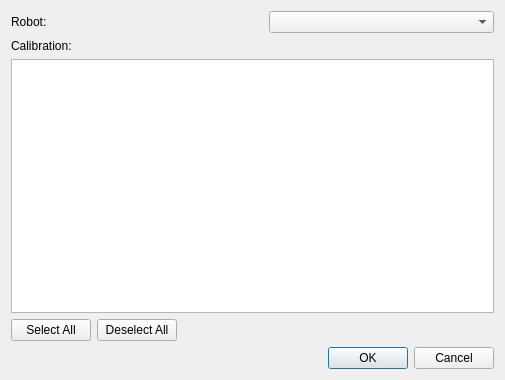
<?xml version="1.0" encoding="UTF-8"?>
<ui version="4.0">
 <class>multisensor_calibration::InstallWorkspaceDialog</class>
 <widget class="QDialog" name="multisensor_calibration::InstallWorkspaceDialog">
  <property name="geometry">
   <rect>
    <x>0</x>
    <y>0</y>
    <width>505</width>
    <height>380</height>
   </rect>
  </property>
  <property name="sizePolicy">
   <sizepolicy hsizetype="MinimumExpanding" vsizetype="MinimumExpanding">
    <horstretch>0</horstretch>
    <verstretch>0</verstretch>
   </sizepolicy>
  </property>
  <property name="minimumSize">
   <size>
    <width>500</width>
    <height>380</height>
   </size>
  </property>
  <property name="windowTitle">
   <string>Install Workspace Templates</string>
  </property>
  <layout class="QVBoxLayout" name="verticalLayout">
   <item>
    <widget class="QWidget" name="robotWidget" native="true">
     <layout class="QHBoxLayout" name="horizontalLayout">
      <property name="spacing">
       <number>32</number>
      </property>
      <property name="leftMargin">
       <number>0</number>
      </property>
      <property name="topMargin">
       <number>0</number>
      </property>
      <property name="rightMargin">
       <number>0</number>
      </property>
      <property name="bottomMargin">
       <number>0</number>
      </property>
      <item>
       <widget class="QLabel" name="robotLabel">
        <property name="text">
         <string>Robot:</string>
        </property>
       </widget>
      </item>
      <item>
       <widget class="QComboBox" name="robotComboBox">
        <property name="toolTip">
         <string>Select the robot for which template workspaces should be installed.</string>
        </property>
       </widget>
      </item>
     </layout>
    </widget>
   </item>
   <item>
    <widget class="QLabel" name="calibrationLabel">
     <property name="text">
      <string>Calibration:</string>
     </property>
    </widget>
   </item>
   <item>
    <widget class="QListWidget" name="calibrationListWidget">
     <property name="toolTip">
      <string>Select which workspaces of the robot should be installed.</string>
     </property>
    </widget>
   </item>
   <item>
    <widget class="QWidget" name="selectWidget" native="true">
     <layout class="QHBoxLayout" name="horizontalLayout_2">
      <property name="leftMargin">
       <number>0</number>
      </property>
      <property name="topMargin">
       <number>0</number>
      </property>
      <property name="rightMargin">
       <number>0</number>
      </property>
      <property name="bottomMargin">
       <number>0</number>
      </property>
      <item>
       <widget class="QPushButton" name="selectAllPushButton">
        <property name="toolTip">
         <string>Select all workspaces for installation.</string>
        </property>
        <property name="text">
         <string>Select All</string>
        </property>
       </widget>
      </item>
      <item>
       <widget class="QPushButton" name="deselectAllPushButton">
        <property name="toolTip">
         <string>Deselect all workspaces.</string>
        </property>
        <property name="text">
         <string>Deselect All</string>
        </property>
       </widget>
      </item>
      <item>
       <spacer name="horizontalSpacer">
        <property name="orientation">
         <enum>Qt::Horizontal</enum>
        </property>
        <property name="sizeHint" stdset="0">
         <size>
          <width>40</width>
          <height>20</height>
         </size>
        </property>
       </spacer>
      </item>
     </layout>
    </widget>
   </item>
   <item>
    <widget class="QDialogButtonBox" name="buttonBox">
     <property name="toolTip">
      <string/>
     </property>
     <property name="orientation">
      <enum>Qt::Horizontal</enum>
     </property>
     <property name="standardButtons">
      <set>QDialogButtonBox::Cancel|QDialogButtonBox::Ok</set>
     </property>
    </widget>
   </item>
  </layout>
 </widget>
 <resources/>
 <connections>
  <connection>
   <sender>buttonBox</sender>
   <signal>accepted()</signal>
   <receiver>multisensor_calibration::InstallWorkspaceDialog</receiver>
   <slot>accept()</slot>
   <hints>
    <hint type="sourcelabel">
     <x>248</x>
     <y>254</y>
    </hint>
    <hint type="destinationlabel">
     <x>157</x>
     <y>274</y>
    </hint>
   </hints>
  </connection>
  <connection>
   <sender>buttonBox</sender>
   <signal>rejected()</signal>
   <receiver>multisensor_calibration::InstallWorkspaceDialog</receiver>
   <slot>reject()</slot>
   <hints>
    <hint type="sourcelabel">
     <x>316</x>
     <y>260</y>
    </hint>
    <hint type="destinationlabel">
     <x>286</x>
     <y>274</y>
    </hint>
   </hints>
  </connection>
 </connections>
</ui>
